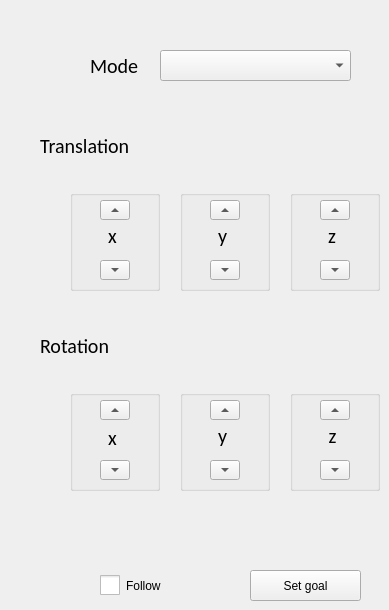
            <widget class="QWidget" name="tab2">
                <attribute name="title">
                    <string>Endpoint</string>
                </attribute>
                <widget class="QLabel" name="q1_label2_3">
                    <property name="geometry">
                        <rect>
                            <x>90</x>
                            <y>50</y>
                            <width>61</width>
                            <height>31</height>
                        </rect>
                    </property>
                    <property name="styleSheet">
                        <string notr="true"> QLabel{

                            font-size: 20px;
                            font-family: Calibri;

                            }</string>
                    </property>
                    <property name="text">
                        <string>Mode</string>
                    </property>
                </widget>
                <widget class="QComboBox" name="mode_select">
                    <property name="geometry">
                        <rect>
                            <x>160</x>
                            <y>50</y>
                            <width>191</width>
                            <height>31</height>
                        </rect>
                    </property>
                </widget>
                <widget class="QGroupBox" name="x_controls">
                    <property name="geometry">
                        <rect>
                            <x>70</x>
                            <y>190</y>
                            <width>90</width>
                            <height>101</height>
                        </rect>
                    </property>
                    <property name="styleSheet">
                        <string notr="true"> QLabel{

                            font-size: 20px;
                            font-family: Calibri;

                            }</string>
                    </property>
                    <property name="title">
                        <string />
                    </property>
                    <widget class="QLabel" name="x_label">
                        <property name="geometry">
                            <rect>
                                <x>38</x>
                                <y>30</y>
                                <width>25</width>
                                <height>31</height>
                            </rect>
                        </property>
                        <property name="styleSheet">
                            <string notr="true"> QLabel{

                                font-size: 20px;
                                font-family: Calibri;

                                }</string>
                        </property>
                        <property name="text">
                            <string>x</string>
                        </property>
                    </widget>
                    <widget class="QToolButton" name="x_up">
                        <property name="geometry">
                            <rect>
                                <x>30</x>
                                <y>10</y>
                                <width>30</width>
                                <height>20</height>
                            </rect>
                        </property>
                        <property name="text">
                            <string>...</string>
                        </property>
                        <property name="arrowType">
                            <enum>Qt::UpArrow</enum>
                        </property>
                    </widget>
                    <widget class="QToolButton" name="x_down">
                        <property name="geometry">
                            <rect>
                                <x>30</x>
                                <y>70</y>
                                <width>30</width>
                                <height>20</height>
                            </rect>
                        </property>
                        <property name="text">
                            <string>...</string>
                        </property>
                        <property name="arrowType">
                            <enum>Qt::DownArrow</enum>
                        </property>
                    </widget>
                </widget>
                <widget class="QGroupBox" name="y_controls">
                    <property name="geometry">
                        <rect>
                            <x>180</x>
                            <y>190</y>
                            <width>90</width>
                            <height>101</height>
                        </rect>
                    </property>
                    <property name="styleSheet">
                        <string notr="true"> QLabel{

                            font-size: 15px;
                            font-family: Calibri;

                            }</string>
                    </property>
                    <property name="title">
                        <string />
                    </property>
                    <widget class="QLabel" name="y_label">
                        <property name="geometry">
                            <rect>
                                <x>38</x>
                                <y>30</y>
                                <width>25</width>
                                <height>31</height>
                            </rect>
                        </property>
                        <property name="styleSheet">
                            <string notr="true"> QLabel{

                                font-size: 20px;
                                font-family: Calibri;

                                }</string>
                        </property>
                        <property name="text">
                            <string>y</string>
                        </property>
                    </widget>
                    <widget class="QToolButton" name="y_up">
                        <property name="geometry">
                            <rect>
                                <x>30</x>
                                <y>10</y>
                                <width>30</width>
                                <height>20</height>
                            </rect>
                        </property>
                        <property name="text">
                            <string>...</string>
                        </property>
                        <property name="arrowType">
                            <enum>Qt::UpArrow</enum>
                        </property>
                    </widget>
                    <widget class="QToolButton" name="y_down">
                        <property name="geometry">
                            <rect>
                                <x>30</x>
                                <y>70</y>
                                <width>30</width>
                                <height>20</height>
                            </rect>
                        </property>
                        <property name="text">
                            <string>...</string>
                        </property>
                        <property name="arrowType">
                            <enum>Qt::DownArrow</enum>
                        </property>
                    </widget>
                </widget>
                <widget class="QGroupBox" name="z_controls">
                    <property name="geometry">
                        <rect>
                            <x>290</x>
                            <y>190</y>
                            <width>90</width>
                            <height>101</height>
                        </rect>
                    </property>
                    <property name="styleSheet">
                        <string notr="true"> QLabel{

                            font-size: 15px;
                            font-family: Calibri;

                            }</string>
                    </property>
                    <property name="title">
                        <string />
                    </property>
                    <widget class="QLabel" name="z_label">
                        <property name="geometry">
                            <rect>
                                <x>38</x>
                                <y>30</y>
                                <width>25</width>
                                <height>31</height>
                            </rect>
                        </property>
                        <property name="styleSheet">
                            <string notr="true"> QLabel{

                                font-size: 20px;
                                font-family: Calibri;

                                }</string>
                        </property>
                        <property name="text">
                            <string>z</string>
                        </property>
                    </widget>
                    <widget class="QToolButton" name="z_up">
                        <property name="geometry">
                            <rect>
                                <x>30</x>
                                <y>10</y>
                                <width>30</width>
                                <height>20</height>
                            </rect>
                        </property>
                        <property name="text">
                            <string>...</string>
                        </property>
                        <property name="arrowType">
                            <enum>Qt::UpArrow</enum>
                        </property>
                    </widget>
                    <widget class="QToolButton" name="z_down">
                        <property name="geometry">
                            <rect>
                                <x>30</x>
                                <y>70</y>
                                <width>30</width>
                                <height>20</height>
                            </rect>
                        </property>
                        <property name="text">
                            <string>...</string>
                        </property>
                        <property name="arrowType">
                            <enum>Qt::DownArrow</enum>
                        </property>
                    </widget>
                </widget>
                <widget class="QLabel" name="translation_label">
                    <property name="geometry">
                        <rect>
                            <x>40</x>
                            <y>130</y>
                            <width>131</width>
                            <height>31</height>
                        </rect>
                    </property>
                    <property name="styleSheet">
                        <string notr="true"> QLabel{

                            font-size: 20px;
                            font-family: Calibri;

                            }</string>
                    </property>
                    <property name="text">
                        <string>Translation</string>
                    </property>
                </widget>
                <widget class="QGroupBox" name="z_rotation">
                    <property name="geometry">
                        <rect>
                            <x>290</x>
                            <y>390</y>
                            <width>90</width>
                            <height>101</height>
                        </rect>
                    </property>
                    <property name="styleSheet">
                        <string notr="true"> QLabel{

                            font-size: 20px;
                            font-family: Calibri;

                            }</string>
                    </property>
                    <property name="title">
                        <string />
                    </property>
                    <widget class="QLabel" name="psi_label">
                        <property name="geometry">
                            <rect>
                                <x>34</x>
                                <y>30</y>
                                <width>25</width>
                                <height>31</height>
                            </rect>
                        </property>
                        <property name="styleSheet">
                            <string notr="true"> QLabel{

                                font-size: 20px;
                                font-family: Calibri;

                                }</string>
                        </property>
                        <property name="text">
                            <string> z</string>
                        </property>
                    </widget>
                    <widget class="QToolButton" name="z_cc">
                        <property name="geometry">
                            <rect>
                                <x>30</x>
                                <y>10</y>
                                <width>30</width>
                                <height>20</height>
                            </rect>
                        </property>
                        <property name="text">
                            <string>...</string>
                        </property>
                        <property name="arrowType">
                            <enum>Qt::UpArrow</enum>
                        </property>
                    </widget>
                    <widget class="QToolButton" name="z_c">
                        <property name="geometry">
                            <rect>
                                <x>30</x>
                                <y>70</y>
                                <width>30</width>
                                <height>20</height>
                            </rect>
                        </property>
                        <property name="text">
                            <string>...</string>
                        </property>
                        <property name="arrowType">
                            <enum>Qt::DownArrow</enum>
                        </property>
                    </widget>
                </widget>
                <widget class="QGroupBox" name="x_rotation">
                    <property name="geometry">
                        <rect>
                            <x>70</x>
                            <y>390</y>
                            <width>90</width>
                            <height>101</height>
                        </rect>
                    </property>
                    <property name="styleSheet">
                        <string notr="true"> QLabel{

                            font-size: 15px;
                            font-family: Calibri;

                            }</string>
                    </property>
                    <property name="title">
                        <string />
                    </property>
                    <widget class="QLabel" name="theta_label">
                        <property name="geometry">
                            <rect>
                                <x>38</x>
                                <y>32</y>
                                <width>25</width>
                                <height>31</height>
                            </rect>
                        </property>
                        <property name="styleSheet">
                            <string notr="true"> QLabel{

                                font-size: 20px;
                                font-family: Calibri;

                                }</string>
                        </property>
                        <property name="text">
                            <string>x</string>
                        </property>
                    </widget>
                    <widget class="QToolButton" name="x_cc">
                        <property name="geometry">
                            <rect>
                                <x>30</x>
                                <y>10</y>
                                <width>30</width>
                                <height>20</height>
                            </rect>
                        </property>
                        <property name="text">
                            <string>...</string>
                        </property>
                        <property name="arrowType">
                            <enum>Qt::UpArrow</enum>
                        </property>
                    </widget>
                    <widget class="QToolButton" name="x_c">
                        <property name="geometry">
                            <rect>
                                <x>30</x>
                                <y>70</y>
                                <width>30</width>
                                <height>20</height>
                            </rect>
                        </property>
                        <property name="text">
                            <string>...</string>
                        </property>
                        <property name="arrowType">
                            <enum>Qt::DownArrow</enum>
                        </property>
                    </widget>
                </widget>
                <widget class="QGroupBox" name="y_rotation">
                    <property name="geometry">
                        <rect>
                            <x>180</x>
                            <y>390</y>
                            <width>90</width>
                            <height>101</height>
                        </rect>
                    </property>
                    <property name="styleSheet">
                        <string notr="true"> QLabel{

                            font-size: 15px;
                            font-family: Calibri;

                            }</string>
                    </property>
                    <property name="title">
                        <string />
                    </property>
                    <widget class="QLabel" name="phi_label">
                        <property name="geometry">
                            <rect>
                                <x>38</x>
                                <y>30</y>
                                <width>25</width>
                                <height>31</height>
                            </rect>
                        </property>
                        <property name="styleSheet">
                            <string notr="true"> QLabel{

                                font-size: 20px;
                                font-family: Calibri;

                                }</string>
                        </property>
                        <property name="text">
                            <string>y</string>
                        </property>
                    </widget>
                    <widget class="QToolButton" name="y_cc">
                        <property name="geometry">
                            <rect>
                                <x>30</x>
                                <y>10</y>
                                <width>30</width>
                                <height>20</height>
                            </rect>
                        </property>
                        <property name="text">
                            <string>...</string>
                        </property>
                        <property name="arrowType">
                            <enum>Qt::UpArrow</enum>
                        </property>
                    </widget>
                    <widget class="QToolButton" name="y_c">
                        <property name="geometry">
                            <rect>
                                <x>30</x>
                                <y>70</y>
                                <width>30</width>
                                <height>20</height>
                            </rect>
                        </property>
                        <property name="text">
                            <string>...</string>
                        </property>
                        <property name="arrowType">
                            <enum>Qt::DownArrow</enum>
                        </property>
                    </widget>
                </widget>
                <widget class="QLabel" name="rotation_label">
                    <property name="geometry">
                        <rect>
                            <x>40</x>
                            <y>330</y>
                            <width>135</width>
                            <height>31</height>
                        </rect>
                    </property>
                    <property name="styleSheet">
                        <string notr="true"> QLabel{

                            font-size: 20px;
                            font-family: Calibri;

                            }</string>
                    </property>
                    <property name="text">
                        <string>Rotation</string>
                    </property>
                </widget>
                <widget class="QToolButton" name="set_goal">
                    <property name="geometry">
                        <rect>
                            <x>250</x>
                            <y>570</y>
                            <width>111</width>
                            <height>31</height>
                        </rect>
                    </property>
                    <property name="text">
                        <string>Set goal</string>
                    </property>
                </widget>
                <widget class="QCheckBox" name="follow">
                    <property name="geometry">
                        <rect>
                            <x>100</x>
                            <y>570</y>
                            <width>111</width>
                            <height>31</height>
                        </rect>
                    </property>
                    <property name="focusPolicy">
                        <enum>Qt::TabFocus</enum>
                    </property>
                    <property name="styleSheet">
                        <string notr="true">QCheckBox::indicator {
                            width: 20px;
                            height: 20px;
                            }</string>
                    </property>
                    <property name="text">
                        <string>Follow</string>
                    </property>
                </widget>
            </widget>
